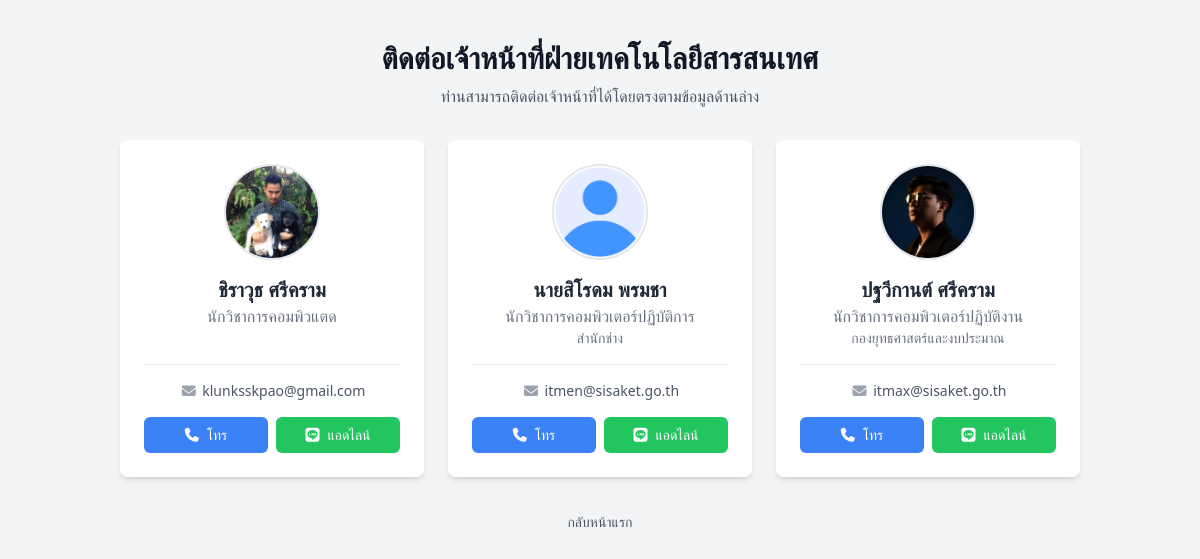
Page /contact_page.php on the earlier database version.
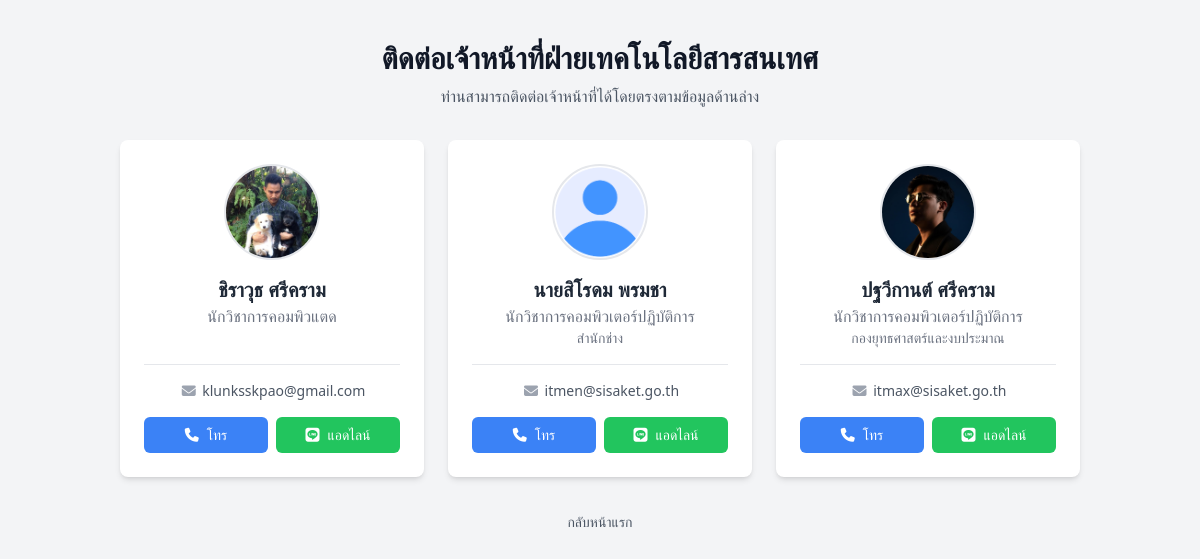
Same page on the later database version.
### tables this page shows
CREATE TABLE `users` (
  `id` int(11) NOT NULL,
  `fullname` varchar(255) NOT NULL,
  `position` varchar(255) DEFAULT NULL,
  `department` varchar(255) DEFAULT NULL,
  `division` varchar(255) DEFAULT NULL,
  `phone` varchar(50) DEFAULT NULL,
  `line_id` varchar(100) DEFAULT NULL,
  `email` varchar(255) NOT NULL,
  `password` varchar(255) NOT NULL,
  `image_url` varchar(255) DEFAULT 'assets/images/user.png',
  `role` enum('user','it','admin') NOT NULL DEFAULT 'user',
  `created_at` timestamp NOT NULL DEFAULT current_timestamp()
);

### includes/functions.php (called while the page is built, shortened)
<?php
function get_user_avatar($image_url) {
    $default_avatar = 'assets/images/user.png';
    if (!empty($image_url) && file_exists($image_url)) {
        return $image_url;
    }
    return $default_avatar;
}
?>

### contact_page.php (the view, shortened to what this page needs)
<?php
require_once 'includes/functions.php';
$it_staff_result = $conn->query("SELECT * FROM users WHERE role = 'it' ORDER BY fullname");
$it_staff = [];
if ($it_staff_result) {
    while($row = $it_staff_result->fetch_assoc()) {
        $it_staff[] = $row;
    }
}
?>
<!DOCTYPE html>
<html lang="th">
<head>
    <script src="https://cdn.tailwindcss.com"></script>
    <link rel="stylesheet" href="https://cdnjs.cloudflare.com/ajax/libs/font-awesome/6.5.1/css/all.min.css">
    <link rel="stylesheet" href="assets/css/style.css">
</head>
<body class="bg-gray-100 font-sans">
    <main class="py-10">
        <div class="max-w-5xl mx-auto sm:px-6 lg:px-8">
            <div class="text-center mb-8">
                <h1 class="text-3xl font-bold text-gray-900">ติดต่อเจ้าหน้าที่ฝ่ายเทคโนโลยีสารสนเทศ</h1>
                <p class="mt-2 text-gray-600">ท่านสามารถติดต่อเจ้าหน้าที่ได้โดยตรงตามข้อมูลด้านล่าง</p>
            </div>
            <div class="grid grid-cols-1 md:grid-cols-2 lg:grid-cols-3 gap-6">
                <?php if (!empty($it_staff)): ?>
                    <?php foreach ($it_staff as $staff): ?>
                    <div class="bg-white rounded-lg shadow-md p-6 text-center transform hover:-translate-y-1 transition-transform flex flex-col">
                        <div class="relative w-24 h-24 mx-auto">
                            <img class="w-24 h-24 rounded-full object-cover border-2 border-gray-200" src="<?php echo htmlspecialchars(get_user_avatar($staff['image_url'])); ?>" alt="Profile image of <?php echo htmlspecialchars($staff['fullname']); ?>">
                        </div>
                        <h3 class="mt-4 text-xl font-semibold text-gray-800"><?php echo htmlspecialchars($staff['fullname']); ?></h3>
                        <p class="text-gray-500"><?php echo htmlspecialchars($staff['position']); ?></p>
                        <p class="text-sm text-gray-500 flex-grow"><?php echo htmlspecialchars($staff['department']); ?></p>
                        <div class="mt-4 pt-4 border-t space-y-2">
                            <p class="text-sm text-gray-600 truncate"><i class="fa-solid fa-envelope w-5 text-gray-400"></i> <?php echo htmlspecialchars($staff['email']); ?></p>
                            <div class="flex space-x-2 pt-2">
                                 <a href="tel:<?php echo htmlspecialchars($staff['phone']); ?>" class="flex-1 text-center px-3 py-2 bg-blue-500 text-white rounded-md text-sm btn hover:bg-blue-600 flex items-center justify-center">
                                    <i class="fa-solid fa-phone mr-2"></i> โทร
                                </a>
                                <a href="https://line.me/ti/p/~<?php echo htmlspecialchars($staff['line_id']); ?>" target="_blank" class="flex-1 text-center px-3 py-2 bg-green-500 text-white rounded-md text-sm btn hover:bg-green-600 flex items-center justify-center">
                                    <i class="fab fa-line mr-2"></i> แอดไลน์
                                </a>
                            </div>
                        </div>
                    </div>
                    <?php endforeach; ?>
                <?php else: ?>
                    <p class="text-center text-gray-500 col-span-3">ไม่พบข้อมูลเจ้าหน้าที่ฝ่าย IT</p>
                <?php endif; ?>
            </div>
             <div class="text-center mt-8">
                 <a href="index.php" class="text-sm text-gray-600 hover:text-indigo-600">กลับหน้าแรก</a>
             </div>
        </div>
    </main>
</body>
</html>

Differences in the rows shown:
changed users "ปฐวีกานต์ ศรีคราม": position "นักวิชาการคอมพิวเตอร์ปฏิบัติงาน" → "นักวิชาการคอมพิวเตอร์ปฏิบัติการ"
